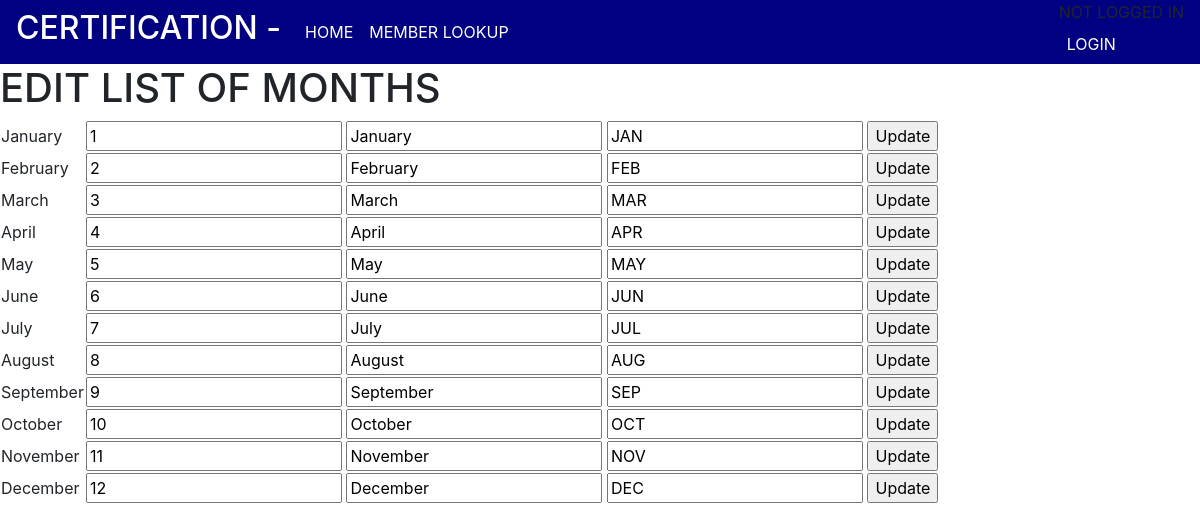
Page /showmonthlist on the committed database.
### app/models.py (models this page shows)
class MonthList(db.Model):
    __tablename__ = 'monthList'
    id = db.Column(db.Integer,primary_key=True)
    monthNumber = db.Column(db.Integer)
    monthName = db.Column(db.String(12))
    monthAbbr = db.Column(db.String(3))

### app/routes.py (the view)
@app.route("/showmonthlist", methods=["GET","POST"])
def showmonthlist():
    monthlist = MonthList.query.all()
    return render_template("editmonthlist.html", monthlist=monthlist)

### app/routes.py (called while the page is built)
@app.before_request
def before_request():
    if current_user.is_authenticated:
        current_user.last_seen = datetime.datetime.utcnow()
        db.session.commit()

@app.context_processor
def inject_last_year():
    return {'last_year': datetime.date.today().year-1}

@app.context_processor
def inject_this_year():
    return {'this_year': datetime.date.today().year}

### app/templates/editmonthlist.html (shortened to what this page needs)
{% extends "base.html" %}
{% block app_content %}
 <div>
    <h1>EDIT LIST OF MONTHS</h1>
     <table>
        {% for m in monthlist %}
            <tr>
                <td>
                    {{m.monthName}}
                </td>
                <td>
                <form method="POST" action="./showmonthlist" style="display: inline">
                    <input type="text" value = "{{m.monthNumber}}" name="monthnumber">
                    <input type="text" value="{{m.monthName}}" name="newname">
                    <input type="text" value="{{m.monthAbbr}}" name="newabbr">
                    <input type="submit" value="Update">
                </form>
                </td>
        {% endfor %}
        </table>
</div>
{% endblock %}

### app/templates/base.html (shortened to what this page needs)
{% extends 'bootstrap/base.html' %}
{% block styles %}
    {{super()}}
    <link rel="stylesheet" href="{{ url_for('static', filename='css/navbarCustom.css') }}">
{% endblock %}
{% block navbar %}
<nav class="navbar navbar-custom py-0 navbar-expand-sm navbar-dark ">
    <a class="navbar-brand " href="#"><h2>CERTIFICATION - {{ current_user.username }}</h2></a>
    <div class="collapse navbar-collapse" id="navbarMenu">
        <ul class="navbar-nav nav-pills">
            <li class="nav-item">
                <a class="nav-link" href="{{ url_for('home') }}">HOME</a>
            </li>
            <li class="nav-item">
                <a class="nav-link" href="{{ url_for('memberlookup') }}">MEMBER LOOKUP</a>
            </li>
        </ul>
        <ul class="navbar-nav ml-auto">
            {% if current_user.is_anonymous %}
            <li class="nav-item">
                NOT LOGGED IN
                <a class="nav-link" href="{{ url_for('login') }}">LOGIN</a>
            </li>
            {% else %}
            <li class="nav-item">
                {{ current_user.username }}
                <a class="nav-link" href="{{ url_for('logout') }}">LOGOUT</a>
            </li>
            {%  endif %}
        </ul>
    </div>
</nav>
{% endblock %}
{% block content %}
{% block app_content %}{% endblock %}
{% endblock %}

### app/templates/bootstrap/base.html (shortened to what this page needs)
{% block doc -%}
<!DOCTYPE html>
<html lang="en" {% block html_attribs %}{% endblock html_attribs %}>
{%- block html %}
  <head>
    {%- block head %}
    {%- block styles %}
    <link rel="stylesheet" href="https://stackpath.bootstrapcdn.com/bootstrap/4.3.1/css/bootstrap.min.css">
    <link rel="stylesheet" href="https://use.fontawesome.com/releases/v5.6.3/css/all.css">
    <link rel="stylesheet" href="https://unpkg.com/bootstrap-table@1.15.5/dist/bootstrap-table.min.css">
    {%- endblock styles %}
    {%- endblock head %}
  </head>
  <body{% block body_attribs %}{% endblock body_attribs %}>
    {% block body -%}
    {% block navbar %}
    {%- endblock navbar %}
    {% block content -%}
    {%- endblock content %}
    {%- endblock body %}
  </body>
{%- endblock html %}
</html>
{% endblock doc -%}

### app/static/css/navbarCustom.css (style rules this page uses)
.navbar-custom { background-color:navy ; }
.navbar-custom .navbar-brand { color: white; }
.navbar-custom .navbar-nav .nav-link { color:white; }

### rows in the picture
MonthList: monthName "January", monthnumber "1", newname "January", newabbr "JAN"
MonthList: monthName "February", monthnumber "2", newname "February", newabbr "FEB"
MonthList: monthName "March", monthnumber "3", newname "March", newabbr "MAR"
MonthList: monthName "April", monthnumber "4", newname "April", newabbr "APR"
MonthList: monthName "May", monthnumber "5", newname "May", newabbr "MAY"
MonthList: monthName "June", monthnumber "6", newname "June", newabbr "JUN"
MonthList: monthName "July", monthnumber "7", newname "July", newabbr "JUL"
MonthList: monthName "August", monthnumber "8", newname "August", newabbr "AUG"
MonthList: monthName "September", monthnumber "9", newname "September", newabbr "SEP"
MonthList: monthName "October", monthnumber "10", newname "October", newabbr "OCT"
MonthList: monthName "November", monthnumber "11", newname "November", newabbr "NOV"
MonthList: monthName "December", monthnumber "12", newname "December", newabbr "DEC"
